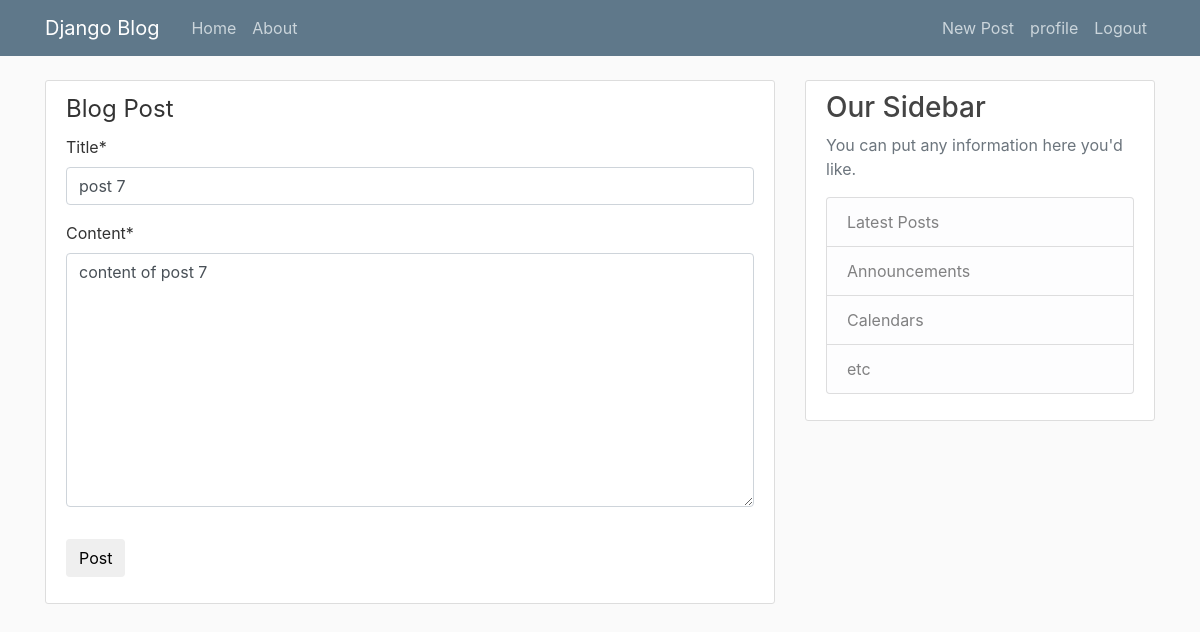
/post/10/update/ (signed in), run on an earlier commit of the app's database.
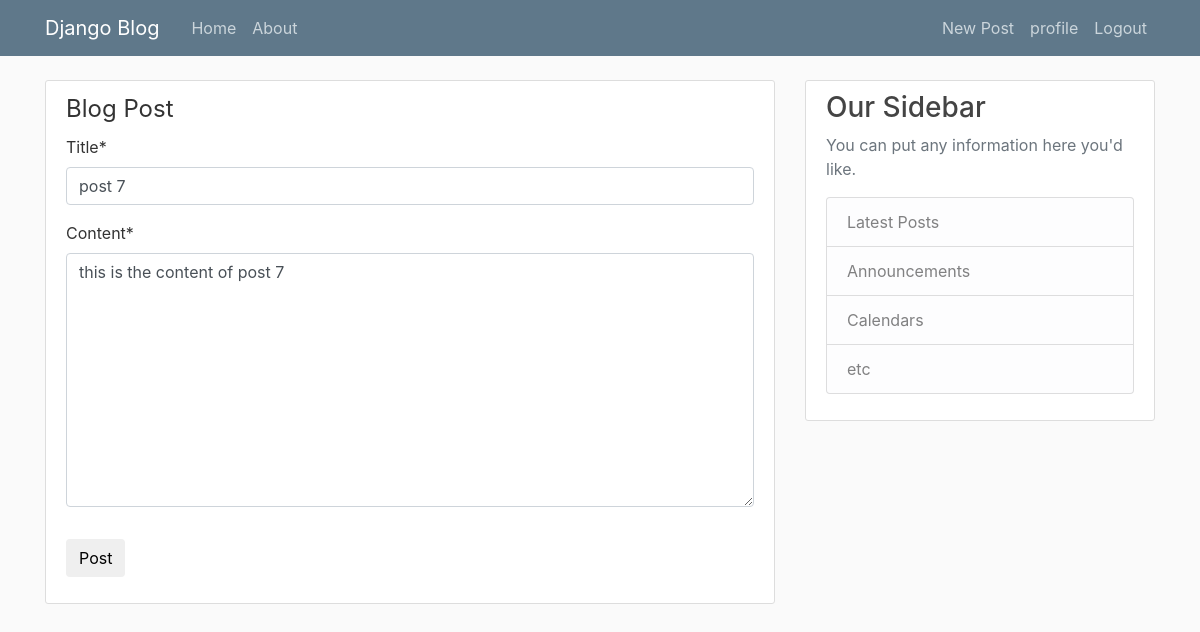
And on a later commit of the database.
### blog/models.py (models this page shows, shortened)
class Post(models.Model):
    title=models.CharField(max_length=40)
    content=models.TextField()
    date_posted=models.DateTimeField(default=timezone.now)
    author=models.ForeignKey(User, on_delete=models.CASCADE)

### blog/views.py (the view, shortened to what this page needs)
# urls.py: path('post/<int:pk>/update/', PostUpdateview.as_view(), name='post-update'),
class PostUpdateview(LoginRequiredMixin, UserPassesTestMixin, UpdateView):
    model= Post
    fields=['title','content']
    def test_func(self):
        post = self.get_object()
        if self.request.user == post.author:
            return True
        return False

### blog/templates/blog/post_form.html (shortened to what this page needs)
{% extends 'blog/base.html' %}
{% load crispy_forms_tags %}
{%block content%}
<div class='content-section'>
<form method="POST">
    <fieldset class='form-group'>
        <legend 'border-botto mb-4'>Blog Post</legend>
        {{form|crispy}}
    </fieldset>
    <div class='form-group'>
        <button class="btn btn-ouutline-info" type='submit '>Post</button>
    </div>
</form>
</div>
{% endblock %}

What changed in the data, as far as the page shows it:
changed Post "post 7": content "content of post 7" → "this is the content of post 7"
